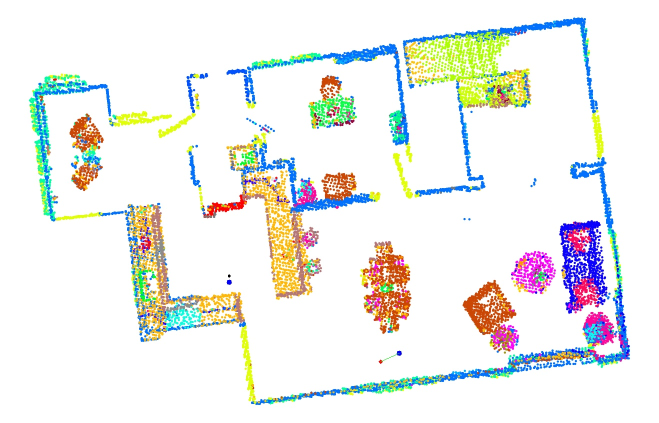
#> input picture HW2/result/cooktop_path/RRT_Path/1.jpg, 1317 x 846 px (shown at 1/2 size); its folder holds only this picture in this run
$ python RRT.py -p ../result/cooktop_path/RRT_Path/1.jpg
#> lines starting #> are read from the running program, lines starting #| are printed output that depends on the picture; after the words box and inside, x2 and y2 are one past the last pixel; in counts of white or black regions, pixels touching at a corner belong together
import numpy as np
import argparse
import os
import random
import math
import cv2


class RRTree:
    def __init__(self, map, offset, iteration):
        # create black obstacle map
#> called with map = '../result/cooktop_path/RRT_Path/1.jpg', offset = 40, iteration = 1000
        img = cv2.imread(map, cv2.IMREAD_GRAYSCALE)
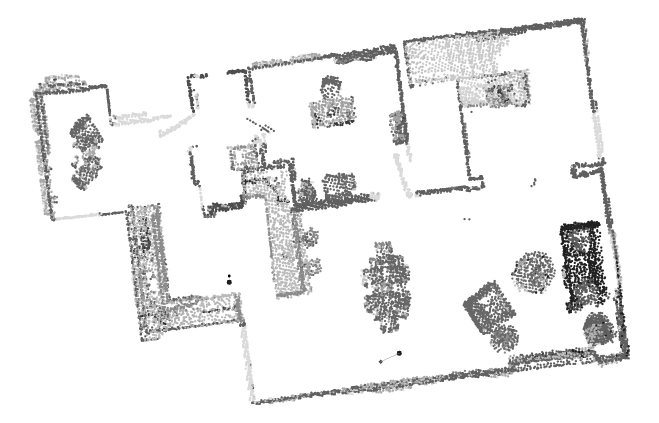
#> img: shape (846, 1317) (shown at 1/2 size); min 0, max 255, mean 237.9
        img[np.where((img[:, :] != 255))] = 0
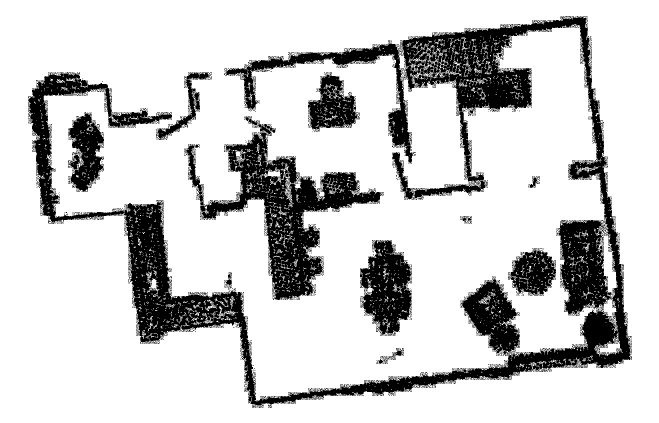
#> img: shape (846, 1317) (shown at 1/2 size); 80.3% white; 1610 black regions (1596 under 20 px), largest, box (x1, y1, x2, y2) and area: (56, 32, 1264, 816) 143252, (368, 232, 768, 600) 37088, (720, 480, 824, 672) 12590
        dilation = cv2.erode(img, np.ones((3, 3), np.uint8), iterations=12)
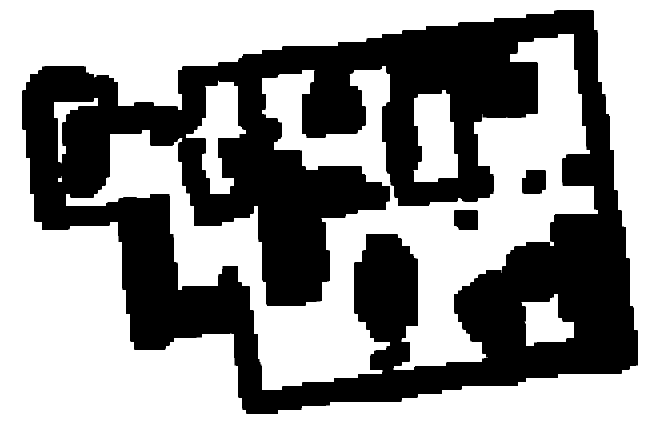
#> dilation: shape (846, 1317) (shown at 1/2 size); 57.9% white; 3 black regions, box (x1, y1, x2, y2) and area: (44, 20, 1276, 828) 465282, (1044, 340, 1092, 388) 2099, (908, 420, 956, 460) 1853
        self.dilation = dilation
        self.map = cv2.imread(map)
#> self.map is the input picture: shape (846, 1317, 3); mean B, G, R 235.2, 238.3, 236.7
        self.iteration = iteration
        self.start = [0, 0]
        self.goal = [0, 0]
        self.offset = offset
        self.start_nodes = [()]
        self.target = " "

        # 顯示並保存 Dilation map
        cv2.imshow("Dilation Map", self.dilation)
        cv2.imwrite("dilation_map.jpg", self.dilation)  # 將膨脹圖保存為 jpg 圖像
        print('dilation_map')
        cv2.waitKey(0)  # 暫停，等候按鍵後繼續
        cv2.destroyWindow("Dilation Map")  # 關閉顯示的膨脹圖窗口

    # [19 lines left out: functions set_target, random_point, not called in this run]

    def distance(self, x1, y1, x2, y2):
        return math.sqrt(((x1 - x2) ** 2) + ((y1 - y2) ** 2))

    def angle(self, x1, y1, x2, y2):
        return math.atan2(y2 - y1, x2 - x1)

    def nearest_node(self, x, y, node_list):
        distances = [self.distance(x, y, node.x, node.y) for node in node_list]
        return distances.index(min(distances))

    # [139 lines left out: functions collision, expansion, extend, rrt_path, smooth_path, not called in this run]

class Nodes:
    # [13 lines left out: functions __init__, draw_circle, not called in this run]

if __name__ == '__main__':
    parser = argparse.ArgumentParser(description='Parameters:')
    parser.add_argument('-p', type=str, default='map.png', metavar='ImagePath',
                        action='store', dest='imagePath',
                        help='File path of the map image')
    parser.add_argument('-o', type=int, default=40, metavar='offset',
                        action='store', dest='offset',
                        help='Step size in RRT algorithm')
    args = parser.parse_args()

    rrt = RRTree(args.imagePath, args.offset, 1000)

    coordinates = []

    cv2.namedWindow("image")
    cv2.setMouseCallback("image", draw_circle)

    # click to set starting point
    print("set the starting point")
    while True:
        cv2.imshow("image", rrt.map)
        if cv2.waitKey(1) & 0xFF == 27:
#> (key Esc is pressed here)
            break
#> (the run stopped early here; a loop or call above may not have finished)
